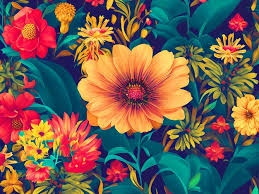
#> input picture Tarea/imagen1.jpeg, 259 x 194 px
$ python deber.py   (older library calls are emulated)
#> lines starting #> are read from the running program, lines starting #| are printed output that depends on the picture
import cv2
import numpy as np
from matplotlib import pyplot as plt
from skimage import io, img_as_float

def calcular_nitidez(imagen):
    """Calcular la nitidez usando la varianza del Laplaciano"""
    laplacian_var = cv2.Laplacian(imagen, cv2.CV_64F).var()
    return laplacian_var

def calcular_contraste(imagen):
    """Calcular el contraste usando el rango intercuartílico (IQR)"""
    return np.percentile(imagen, 75) - np.percentile(imagen, 25)

def calcular_ruido(imagen):
    """Calcular el nivel de ruido usando la desviación estándar"""
    return np.std(imagen)

def evaluar_calidad(imagen):
    """Evaluar la calidad de la imagen basada en nitidez, contraste y ruido"""
    nitidez = calcular_nitidez(imagen)
    contraste = calcular_contraste(imagen)
    ruido = calcular_ruido(imagen)

    print(f"Nitidez (Laplaciano Var): {nitidez:.2f}")
    print(f"Contraste (IQR): {contraste:.2f}")
    print(f"Ruido (Desv. Estándar): {ruido:.2f}")

    # Criterios de calidad
    if nitidez > 100 and contraste > 50 and ruido < 50:
        return "Alta Calidad"
    elif nitidez > 50 and contraste > 30 and ruido < 80:
        return "Media Calidad"
    else:
        return "Baja Calidad"

def mostrar_resultados(ruta_imagen):
    """Mostrar resultados para una imagen"""
    imagen = cv2.imread(ruta_imagen, cv2.IMREAD_GRAYSCALE)
    calidad = evaluar_calidad(imagen)

    # Mostrar la imagen y su calidad
    plt.figure()
    plt.imshow(imagen, cmap='gray')
    plt.title(f'Calidad: {calidad}')
    plt.axis('off')
    plt.show()

# Lista de imágenes para probar
imagenes = ['imagen1.jpeg', 'imagen2.jpg', 'imagen3.jpg', 'imagen4.jpeg', 'imagen5.jpg']

# Evaluar y mostrar resultados para cada imagen
for ruta in imagenes:
    print(f"\nEvaluando {ruta}:")
    mostrar_resultados(ruta)
#> in mostrar_resultados, `imagen = cv2.imread(ruta_imagen, cv2.IMREAD_GRAYSCALE)`:
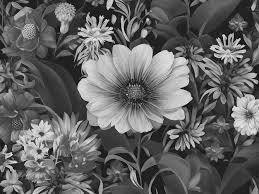
#> imagen: shape (194, 259); min 0, max 246, mean 98.8
#> in calcular_nitidez, `laplacian_var = cv2.Laplacian(imagen, cv2.CV_64F).var()`: laplacian_var = 4723.8
#> in evaluar_calidad, `contraste = calcular_contraste(imagen)`: contraste = 83
#> in evaluar_calidad, `ruido = calcular_ruido(imagen)`: ruido = 53.65
#| Nitidez (Laplaciano Var): 4723.81
#| Contraste (IQR): 83.00
#| Ruido (Desv. Estándar): 53.65
#> in mostrar_resultados, `calidad = evaluar_calidad(imagen)`: calidad = 'Media Calidad'
#> pass 2 of the loop `for ruta in imagenes:`:
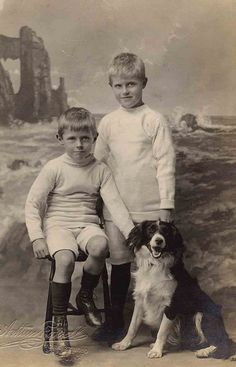
#> input picture Tarea/imagen2.jpg, 236 x 367 px
#> in mostrar_resultados (call 2), `imagen = cv2.imread(ruta_imagen, cv2.IMREAD_GRAYSCALE)`:
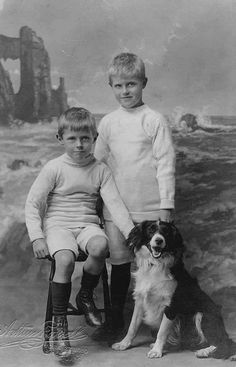
#> imagen: shape (367, 236); min 0, max 218, mean 119.2
#| Nitidez (Laplaciano Var): 740.09
#| Contraste (IQR): 71.00
#| Ruido (Desv. Estándar): 46.90
#> calidad = 'Alta Calidad'
#> pass 3 of the loop `for ruta in imagenes:`:
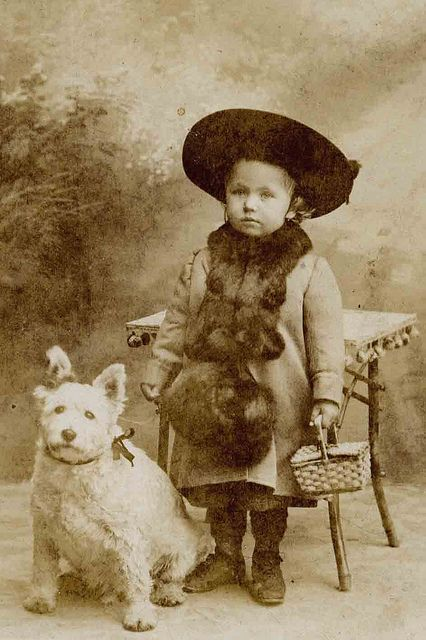
#> input picture Tarea/imagen3.jpg, 426 x 640 px
#> in mostrar_resultados (call 3), `imagen = cv2.imread(ruta_imagen, cv2.IMREAD_GRAYSCALE)`:
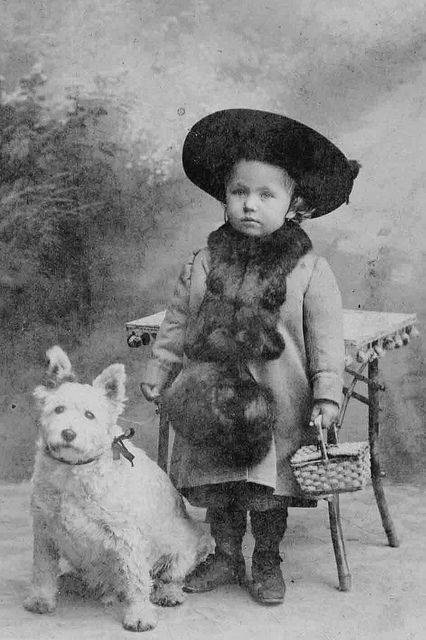
#> imagen: shape (640, 426); min 0, max 239, mean 132.4
#| Nitidez (Laplaciano Var): 851.06
#| Contraste (IQR): 80.00
#| Ruido (Desv. Estándar): 49.25
#> the loop made 5 passes; the first 3 are shown
